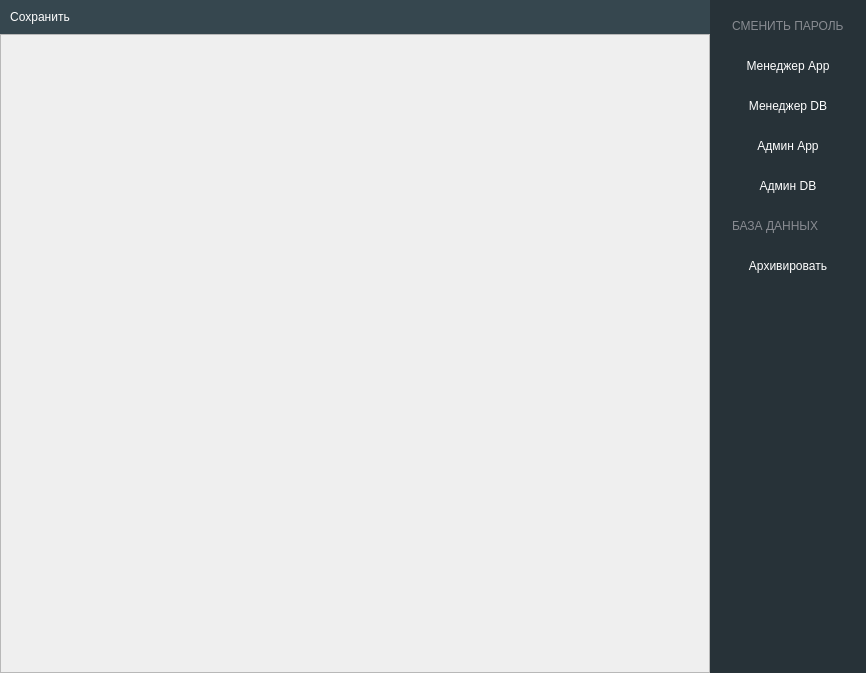
<?xml version="1.0" encoding="UTF-8"?>
<ui version="4.0">
 <class>settings_tab</class>
 <widget class="QWidget" name="settings_tab">
  <property name="geometry">
   <rect>
    <x>0</x>
    <y>0</y>
    <width>866</width>
    <height>673</height>
   </rect>
  </property>
  <property name="windowTitle">
   <string>Form</string>
  </property>
  <property name="styleSheet">
   <string notr="true">#top_widget {
background-color: rgb(54, 71, 79);
}
#header {
background-color: rgb(200, 200, 200);
}

.QRadioButton, .QPushButton {
	color: rgb(255, 255, 255);
	font: 700 9pt &quot;Segoe UI&quot;;
	border: null;
	padding: 10%;
}

#table {
background-color: rgb(241, 244, 249);
}

.QRadioButton:hover, .QPushButton:hover{
background-color: rgb(69, 75, 84);
}

#rigth_widget {
	background-color: rgb(39, 50, 56);
}

.QLabel {
	color: rgb(136, 139, 145);
	font: 700 9pt &quot;Segoe UI&quot;;
	padding: 10%;
}

#scrollAreaWidgetContents {
background-color: rgb(241, 244, 249);
}</string>
  </property>
  <layout class="QGridLayout" name="gridLayout">
   <property name="leftMargin">
    <number>0</number>
   </property>
   <property name="topMargin">
    <number>0</number>
   </property>
   <property name="rightMargin">
    <number>0</number>
   </property>
   <property name="bottomMargin">
    <number>0</number>
   </property>
   <property name="spacing">
    <number>0</number>
   </property>
   <item row="0" column="0">
    <widget class="QWidget" name="top_widget" native="true">
     <property name="sizePolicy">
      <sizepolicy hsizetype="Preferred" vsizetype="Maximum">
       <horstretch>0</horstretch>
       <verstretch>0</verstretch>
      </sizepolicy>
     </property>
     <layout class="QHBoxLayout" name="horizontalLayout_2">
      <property name="spacing">
       <number>0</number>
      </property>
      <property name="leftMargin">
       <number>0</number>
      </property>
      <property name="topMargin">
       <number>0</number>
      </property>
      <property name="rightMargin">
       <number>0</number>
      </property>
      <property name="bottomMargin">
       <number>0</number>
      </property>
      <item>
       <widget class="QPushButton" name="btn_save">
        <property name="sizePolicy">
         <sizepolicy hsizetype="Maximum" vsizetype="Maximum">
          <horstretch>0</horstretch>
          <verstretch>0</verstretch>
         </sizepolicy>
        </property>
        <property name="text">
         <string>Сохранить</string>
        </property>
        <property name="icon">
         <iconset>
          <normaloff>icons/disk.svg</normaloff>icons/disk.svg</iconset>
        </property>
       </widget>
      </item>
      <item>
       <spacer name="horizontalSpacer_3">
        <property name="orientation">
         <enum>Qt::Horizontal</enum>
        </property>
        <property name="sizeType">
         <enum>QSizePolicy::Expanding</enum>
        </property>
        <property name="sizeHint" stdset="0">
         <size>
          <width>19</width>
          <height>30</height>
         </size>
        </property>
       </spacer>
      </item>
     </layout>
    </widget>
   </item>
   <item row="0" column="1" rowspan="2">
    <widget class="QWidget" name="rigth_widget" native="true">
     <layout class="QVBoxLayout" name="verticalLayout">
      <item>
       <widget class="QLabel" name="label_2">
        <property name="text">
         <string>СМЕНИТЬ ПАРОЛЬ</string>
        </property>
       </widget>
      </item>
      <item>
       <widget class="QPushButton" name="btn_manager">
        <property name="text">
         <string>Менеджер App</string>
        </property>
       </widget>
      </item>
      <item>
       <widget class="QPushButton" name="btn_postgres_manager">
        <property name="text">
         <string>Менеджер DB</string>
        </property>
       </widget>
      </item>
      <item>
       <widget class="QPushButton" name="btn_admin">
        <property name="text">
         <string>Админ App</string>
        </property>
       </widget>
      </item>
      <item>
       <widget class="QPushButton" name="btn_postgres_admin">
        <property name="text">
         <string>Админ DB</string>
        </property>
       </widget>
      </item>
      <item>
       <widget class="QLabel" name="label_3">
        <property name="text">
         <string>БАЗА ДАННЫХ</string>
        </property>
       </widget>
      </item>
      <item>
       <widget class="QPushButton" name="btn_archive">
        <property name="text">
         <string>Архивировать</string>
        </property>
       </widget>
      </item>
      <item>
       <spacer name="verticalSpacer">
        <property name="orientation">
         <enum>Qt::Vertical</enum>
        </property>
        <property name="sizeHint" stdset="0">
         <size>
          <width>20</width>
          <height>40</height>
         </size>
        </property>
       </spacer>
      </item>
     </layout>
    </widget>
   </item>
   <item row="1" column="0">
    <widget class="QScrollArea" name="scrollArea">
     <property name="sizeAdjustPolicy">
      <enum>QAbstractScrollArea::AdjustToContentsOnFirstShow</enum>
     </property>
     <property name="widgetResizable">
      <bool>true</bool>
     </property>
     <widget class="QWidget" name="settings">
      <property name="geometry">
       <rect>
        <x>0</x>
        <y>0</y>
        <width>711</width>
        <height>635</height>
       </rect>
      </property>
      <layout class="QFormLayout" name="formLayout"/>
     </widget>
    </widget>
   </item>
  </layout>
 </widget>
 <resources/>
 <connections/>
</ui>
